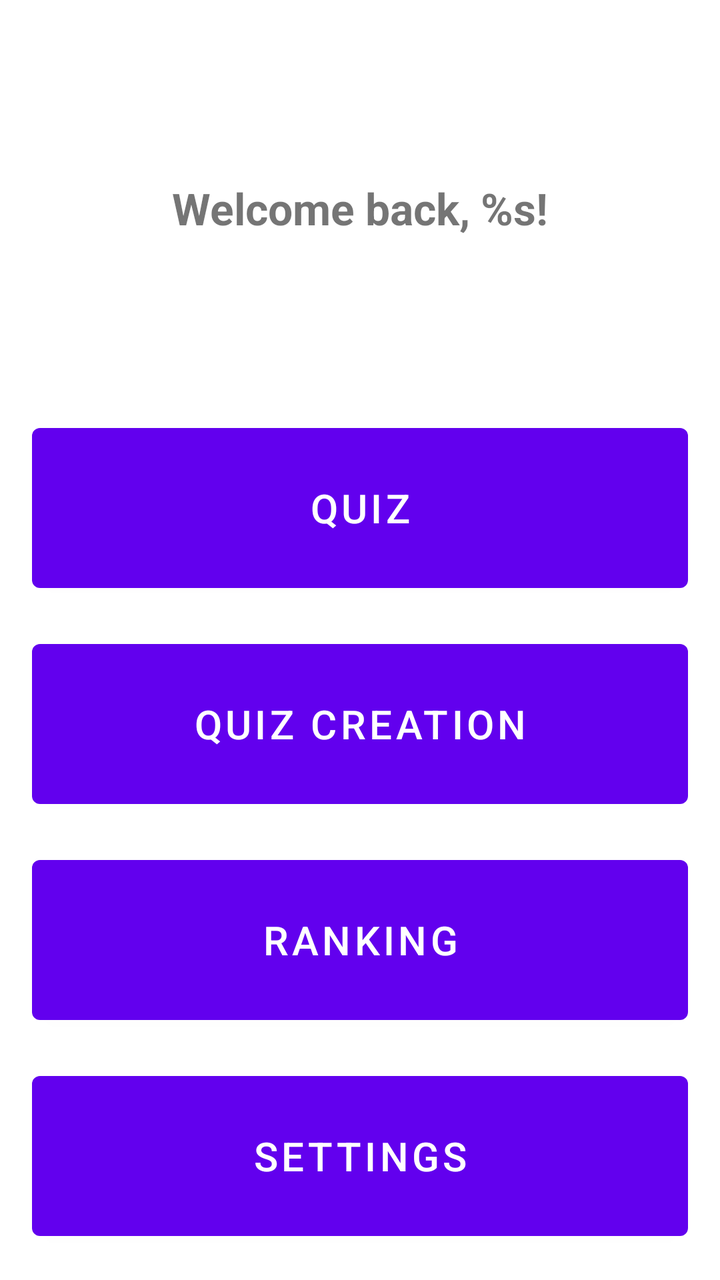
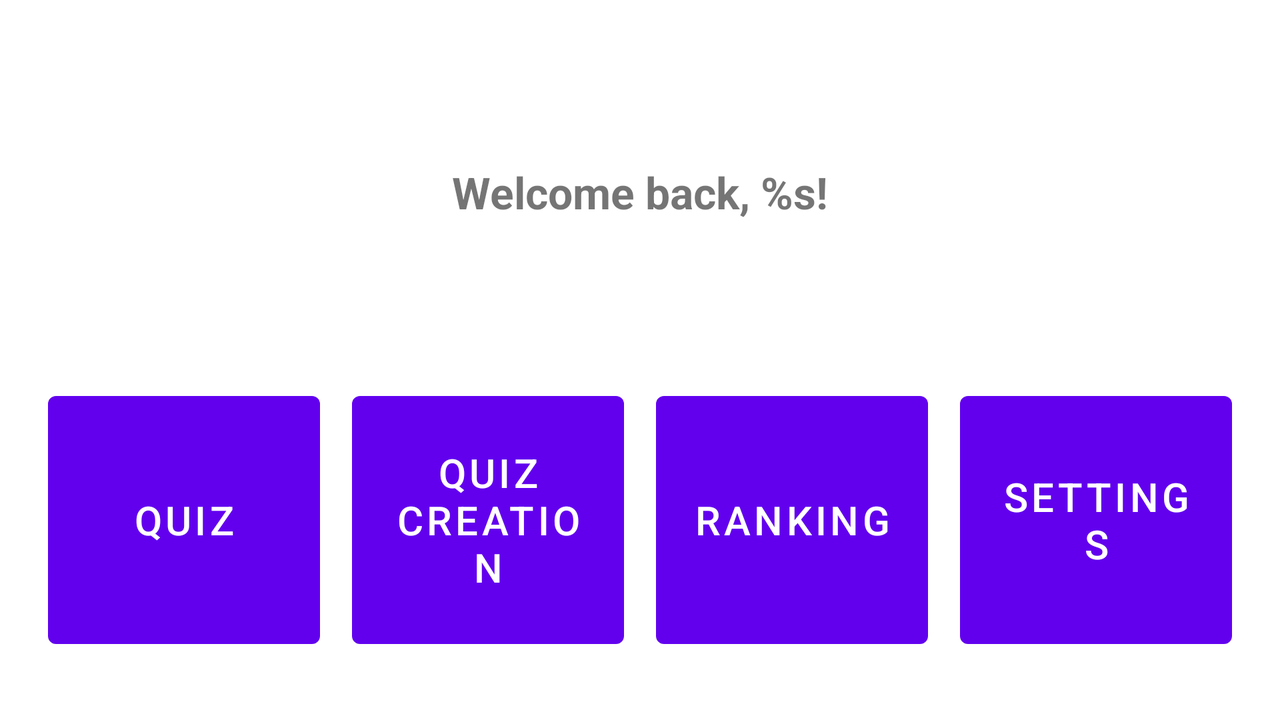

Two renders of one Android screen. The first uses the default layout on a phone; the second uses the alternative layout the repository ships for a different screen configuration, on a matching device. The two XML files are below.
<!-- AndroidManifest.xml: application theme Theme.TopQuizOnline -->
<!-- res/layout/activity_menu.xml -->
<?xml version="1.0" encoding="utf-8"?>
<LinearLayout
    xmlns:android="http://schemas.android.com/apk/res/android"
    xmlns:tools="http://schemas.android.com/tools"
    android:layout_width="match_parent"
    android:layout_height="match_parent"
    android:orientation="vertical"
    android:padding="8dp">

    <TextView
        android:id="@+id/main_textview_greeting"
        android:layout_width="match_parent"
        android:layout_height="0dp"
        android:layout_margin="4dp"
        android:layout_weight="2"
        android:gravity="center"
        android:textSize="22sp"
        android:textStyle="bold"
        android:text="@string/welcome_back" />

    <Button
        android:id="@+id/menu_activity_button_quiz"
        android:layout_width="match_parent"
        android:layout_height="0dp"
        android:layout_gravity="center_horizontal"
        android:layout_margin="8dp"
        android:layout_weight="1"
        android:padding="16dp"
        android:textSize="20sp"
        tools:text="@string/quiz" />

    <Button
        android:id="@+id/menu_activity_button_create"
        android:layout_width="match_parent"
        android:layout_height="0dp"
        android:layout_gravity="center_horizontal"
        android:layout_margin="8dp"
        android:layout_weight="1"
        android:padding="16dp"
        android:textSize="20sp"
        tools:text="@string/create" />

    <Button
        android:id="@+id/menu_activity_button_ranking"
        android:layout_width="match_parent"
        android:layout_height="0dp"
        android:layout_gravity="center_horizontal"
        android:layout_margin="8dp"
        android:layout_weight="1"
        android:padding="16dp"
        android:textSize="20sp"
        tools:text="@string/ranking" />

    <Button
        android:id="@+id/menu_activity_button_settings"
        android:layout_width="match_parent"
        android:layout_height="0dp"
        android:layout_gravity="center_horizontal"
        android:layout_margin="8dp"
        android:layout_weight="1"
        android:padding="16dp"
        android:textSize="20sp"
        tools:text="@string/settings" />

</LinearLayout>
<!-- resources referenced by this layout -->
<resources>
  <string name="create">Quiz creation</string>
  <string name="quiz">Quiz</string>
  <string name="ranking">Ranking</string>
  <string name="settings">Settings</string>
  <string name="welcome_back">"Welcome back, %s!"</string>
  <style name="Theme.TopQuizOnline" parent="Theme.MaterialComponents.DayNight.DarkActionBar">
          
          <item name="colorPrimary">@color/purple_500</item>
          <item name="colorPrimaryVariant">@color/purple_700</item>
          <item name="colorOnPrimary">@color/white</item>
          
          <item name="colorSecondary">@color/teal_200</item>
          <item name="colorSecondaryVariant">@color/teal_700</item>
          <item name="colorOnSecondary">@color/black</item>
          
          <item name="android:statusBarColor" tools:targetApi="l">?attr/colorPrimaryVariant</item>
          
      </style>
</resources>
<!-- res/layout-land/activity_menu.xml (the repository's variant of the layout above) -->
<!-- drawn on the phone turned sideways -->
<?xml version="1.0" encoding="utf-8"?>
<LinearLayout
    xmlns:android="http://schemas.android.com/apk/res/android"
    xmlns:tools="http://schemas.android.com/tools"
    android:layout_width="match_parent"
    android:layout_height="match_parent"
    android:orientation="vertical"
    android:padding="8dp">

    <TextView
        android:id="@+id/main_textview_greeting"
        android:layout_width="match_parent"
        android:layout_height="0dp"
        android:layout_margin="4dp"
        android:layout_weight="1"
        android:gravity="center"
        android:textSize="22sp"
        android:textStyle="bold"
        android:text="@string/welcome_back" />

    <LinearLayout
        android:layout_width="match_parent"
        android:layout_height="0dp"
        android:orientation="horizontal"
        android:padding="8dp"
        android:gravity="center"
        android:layout_weight="1">
        <Button
            android:id="@+id/menu_activity_button_quiz"
            android:layout_width="0dp"
            android:layout_height="match_parent"
            android:layout_gravity="center_horizontal"
            android:layout_margin="8dp"
            android:layout_weight="1"
            android:padding="16dp"
            android:textSize="20sp"
            tools:text="@string/quiz" />

        <Button
            android:id="@+id/menu_activity_button_create"
            android:layout_width="0dp"
            android:layout_height="match_parent"
            android:layout_gravity="center_horizontal"
            android:layout_margin="8dp"
            android:layout_weight="1"
            android:padding="16dp"
            android:textSize="20sp"
            tools:text="@string/create" />

        <Button
            android:id="@+id/menu_activity_button_ranking"
            android:layout_width="0dp"
            android:layout_height="match_parent"
            android:layout_gravity="center_horizontal"
            android:layout_margin="8dp"
            android:layout_weight="1"
            android:padding="16dp"
            android:textSize="20sp"
            tools:text="@string/ranking" />

        <Button
            android:id="@+id/menu_activity_button_settings"
            android:layout_width="0dp"
            android:layout_height="match_parent"
            android:layout_gravity="center_horizontal"
            android:layout_margin="8dp"
            android:layout_weight="1"
            android:padding="16dp"
            android:textSize="20sp"
            tools:text="@string/settings" />

    </LinearLayout>

</LinearLayout>
